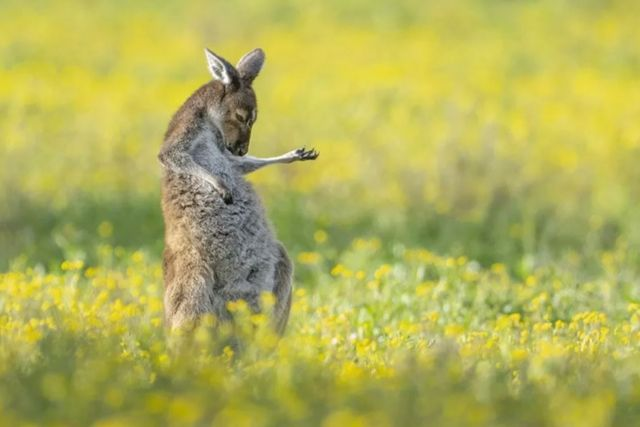
#> input picture foto.jpg, 640 x 427 px
$ python 'foto homework.py'
#> lines starting #> are read from the running program, lines starting #| are printed output that depends on the picture
from PIL import Image
from PIL import ImageFilter
with Image.open("foto.jpg") as pic_original:
#> pic_original is the input picture: PIL image 640x427 RGB; mean R, G, B 177.4, 176.8, 87.9
    print("Розмір:", pic_original.size)
#| Розмір: (640, 427)
    print("Формат:", pic_original.format)
#| Формат: JPEG
    print("Тип:", pic_original.mode)
#| Тип: RGB
    pic_original.show()
    pic_gray = pic_original.convert('L')
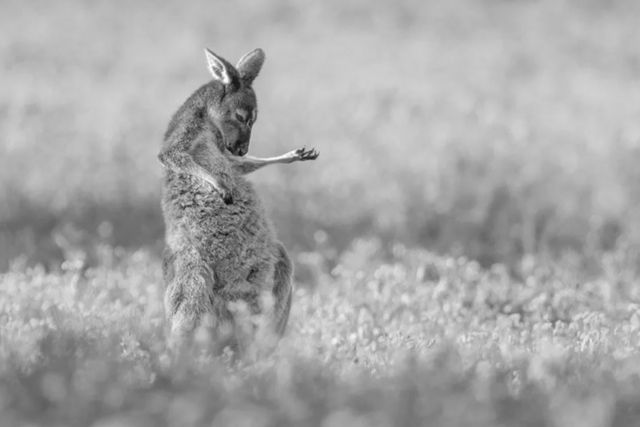
#> pic_gray: PIL image 640x427 L; min 8, max 254, mean 166.9
    pic_gray.save("gray.jpg")
    pic_blured = pic_original.filter(ImageFilter.BLUR)
    pic_up = pic_blured.transpose(Image.ROTATE_180)
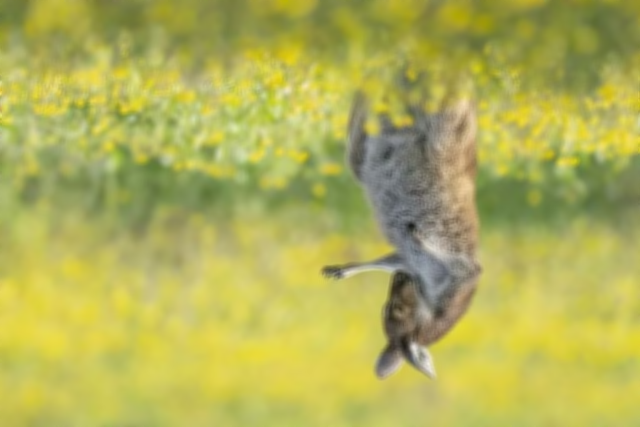
#> pic_up: PIL image 640x427 RGB; mean R, G, B 177.5, 176.8, 88

    pic_blured.save("blur.jpg")
    pic_up.save("rotate.jpg")
